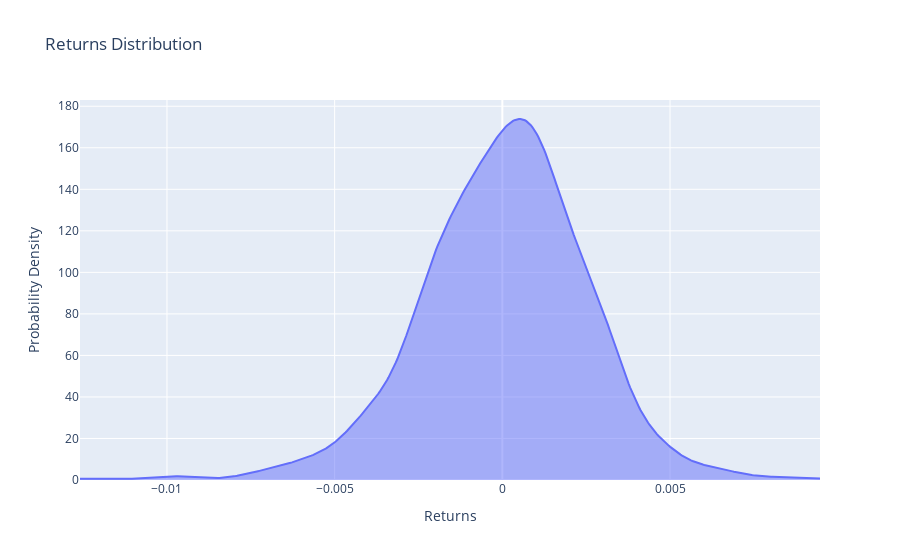

Source (notebook cell):
### Code cell
max_div_portfolio.plot_returns_distribution()

### Figure 1 — Plotly figure (JSON) as saved in the notebook; plotly's stock layout.template omitted (floating-point values rounded to 4 significant figures; data arrays with more than 128 entries replaced by an {"elided": "..."} marker saying what was removed)
{"data": [{"fill": "tozeroy", "mode": "lines", "type": "scatter", "x": {"elided": "500 float values"}, "y": {"elided": "500 float values"}}], "layout": {"showlegend": false, "title": {"text": "Returns Distribution"}, "xaxis": {"title": {"text": "Returns"}}, "yaxis": {"title": {"text": "Probability Density"}}}}
